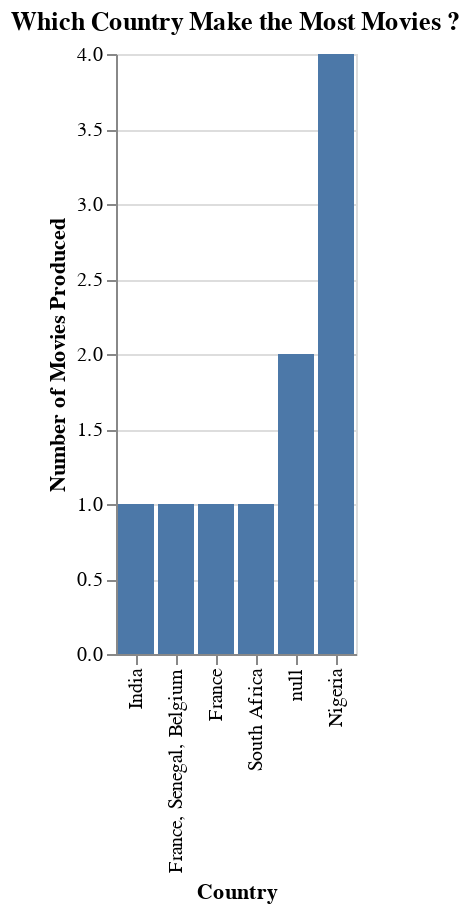

Notebook cell for this chart:
### Code cell
alt.Chart(a,title='Which Country Make the Most Movies ?').mark_bar().encode(
    alt.X('country', sort='y', title='Country'),
    alt.Y('count()', title='Number of Movies Produced')
)

### Figure 1 — Vega-Lite specification as saved in the notebook (floating-point values rounded to 4 significant figures)
{"config": {"view": {"continuousWidth": 400, "continuousHeight": 300}}, "data": {"name": "data-69299e128426570e6b4fd51f1cbe7e05"}, "mark": "bar", "encoding": {"x": {"field": "country", "sort": "y", "title": "Country", "type": "nominal"}, "y": {"aggregate": "count", "title": "Number of Movies Produced", "type": "quantitative"}}, "title": "Which Country Make the Most Movies ?", "$schema": "https://vega.github.io/schema/vega-lite/v4.17.0.json", "datasets": {"data-69299e128426570e6b4fd51f1cbe7e05": [{"Unnamed: 0": 1, "show_id": 81197050, "title": "Guatemala: Heart of the Mayan World", "director": "Luis Ara, Ignacio Jaunsolo", "cast": "Christian Morales", "country": null, "date_added": "November 30, 2019", "release_year": 2019, "rating": "TV-G", "duration": "67 min", "listed_in": "Documentaries, International Movies", "description": "From Sierra de las Minas to Esquipulas, explore Guatemala's cultural and geological wealth, including ancient Mayan cities and other natural wonders.", "type": "Movie"}, {"Unnamed: 0": 2, "show_id": 81213894, "title": "The Zoya Factor", "director": "Abhishek Sharma", "cast": "Sonam Kapoor, Dulquer Salmaan, Sanjay Kapoor, Sikander Kher, Angad Bedi, Koel Purie, Pooja Bhamrah, Manu Rishi Chadha", "country": "India", "date_added": "November 30, 2019", "release_year": 2019, "rating": "TV-14", "duration": "135 min", "listed_in": "Comedies, Dramas, International Movies", "description": "A goofy copywriter unwittingly convinces the Indian cricket team that she’s their lucky mascot, to the dismay of their superstition-shunning captain.", "type": "Movie"}, {"Unnamed: 0": 3, "show_id": 81082007, "title": "Atlantics", "director": "Mati Diop", "cast": "Mama Sane, Amadou Mbow, Ibrahima Traore, Nicole Sougou, Amina Kane, Mariama Gassama, Coumba Dieng, Ibrahima Mbaye, Diankou Sembene", "country": "France, Senegal, Belgium", "date_added": "November 29, 2019", "release_year": 2019, "rating": "TV-14", "duration": "106 min", "listed_in": "Dramas, Independent Movies, International Movies", "description": "Arranged to marry a rich man, young Ada is crushed when her true love goes missing at sea during a migration attempt – until a miracle reunites them.", "type": "Movie"}, {"Unnamed: 0": 5, "show_id": 81172754, "title": "Crazy people", "director": "Moses Inwang", "cast": "Ramsey Nouah, Chigul, Sola Sobowale, Ireti Doyle, Ben Touitou, Francis Onwochei, Ememobong Nkana, Emem Inwang, Patrick Onyeke", "country": "Nigeria", "date_added": "November 29, 2019", "release_year": 2018, "rating": "TV-14", "duration": "107 min", "listed_in": "Comedies, International Movies, Thrillers", "description": "Nollywood star Ramsey Nouah learns that someone is impersonating him and breaks out of a mental institution to expose the imposter.", "type": "Movie"}, {"Unnamed: 0": 6, "show_id": 81120982, "title": "I Lost My Body", "director": "Jérémy Clapin", "cast": "Hakim Faris, Victoire Du Bois, Patrick d'Assumçao, Dev Patel, Alia Shawkat, George Wendt", "country": "France", "date_added": "November 29, 2019", "release_year": 2019, "rating": "TV-MA", "duration": "81 min", "listed_in": "Dramas, Independent Movies, International Movies", "description": "Romance, mystery and adventure intertwine as a young man falls in love and a severed hand scours Paris for its owner in this mesmerizing animated film.", "type": "Movie"}, {"Unnamed: 0": 7, "show_id": 81227195, "title": "Kalushi: The Story of Solomon Mahlangu", "director": "Mandla Dube", "cast": "Thabo Rametsi, Thabo Malema, Welile Nzuza, Jafta Mamabolo, Louw Venter, Pearl Thusi", "country": "South Africa", "date_added": "November 29, 2019", "release_year": 2016, "rating": "TV-MA", "duration": "107 min", "listed_in": "Dramas, International Movies", "description": "The life and times of iconic South African liberation fighter Solomon Mahlangu, who battled the forces of apartheid, come into focus.", "type": "Movie"}, {"Unnamed: 0": 9, "show_id": 81172841, "title": "Lagos Real Fake Life", "director": "Mike Ezuruonye", "cast": "Nonso Diobi, Mike Ezuruonye, Mercy Aigbe, Rex Nosa, Annie Macaulay Idibia, Ik Ogbonna, Nedu Wazobia, Uzee Usman, Odunlade Adekola, Mr Jollof, Efe Irele, Josh 2 Funny, Haillie Sumney, Emmanuella, MC Lively", "country": null, "date_added": "November 29, 2019", "release_year": 2018, "rating": "TV-14", "duration": "118 min", "listed_in": "Comedies, International Movies", "description": "Two mooching friends vie for the attention of wealthy, beautiful women only to discover that their lavish lifestyles are bogus.", "type": "Movie"}, {"Unnamed: 0": 10, "show_id": 81172899, "title": "Payday", "director": "Cheta Chukwu", "cast": "Baaj Adebule, Ebiye Victor, Meg Otanwa, Bisola Aiyeola, Mawuli Gavor, Zack Orji, Segilola Ogidan", "country": "Nigeria", "date_added": "November 29, 2019", "release_year": 2018, "rating": "TV-MA", "duration": "110 min", "listed_in": "Comedies, Independent Movies, International Movies", "description": "After an expensive night out, two flatmates get tangled in an overnight misadventure to recover their rent money to pay their dead landlord's daughter.", "type": "Movie"}, {"Unnamed: 0": 12, "show_id": 81172908, "title": "The Accidental Spy", "director": "Roger Russell", "cast": "Ramsey Nouah, Christine Allado, Ayo Makun, Emmanuel Edunjobi, Thenjiwe Moseley, Miguel A. Núñez Jr., Bucci Franklin", "country": "Nigeria", "date_added": "November 29, 2019", "release_year": 2017, "rating": "TV-14", "duration": "104 min", "listed_in": "Action & Adventure, Comedies, International Movies", "description": "Nursing a broken heart, an IT specialist moves to London to audition for a reality TV show that unexpectedly turns into a real-life cartel drama.", "type": "Movie"}, {"Unnamed: 0": 14, "show_id": 81172901, "title": "The Island", "director": "Toka McBaror", "cast": "Sambasa Nzeribe, Segun Arinze, Tokunbo Idowu, Femi Adebayo", "country": "Nigeria", "date_added": "November 29, 2019", "release_year": 2018, "rating": "TV-14", "duration": "93 min", "listed_in": "Dramas, International Movies, Thrillers", "description": "When a colonel uncovers controversial intel about the government, he makes a shocking discovery and must decide whether to reveal it or risk his life.", "type": "Movie"}]}}
